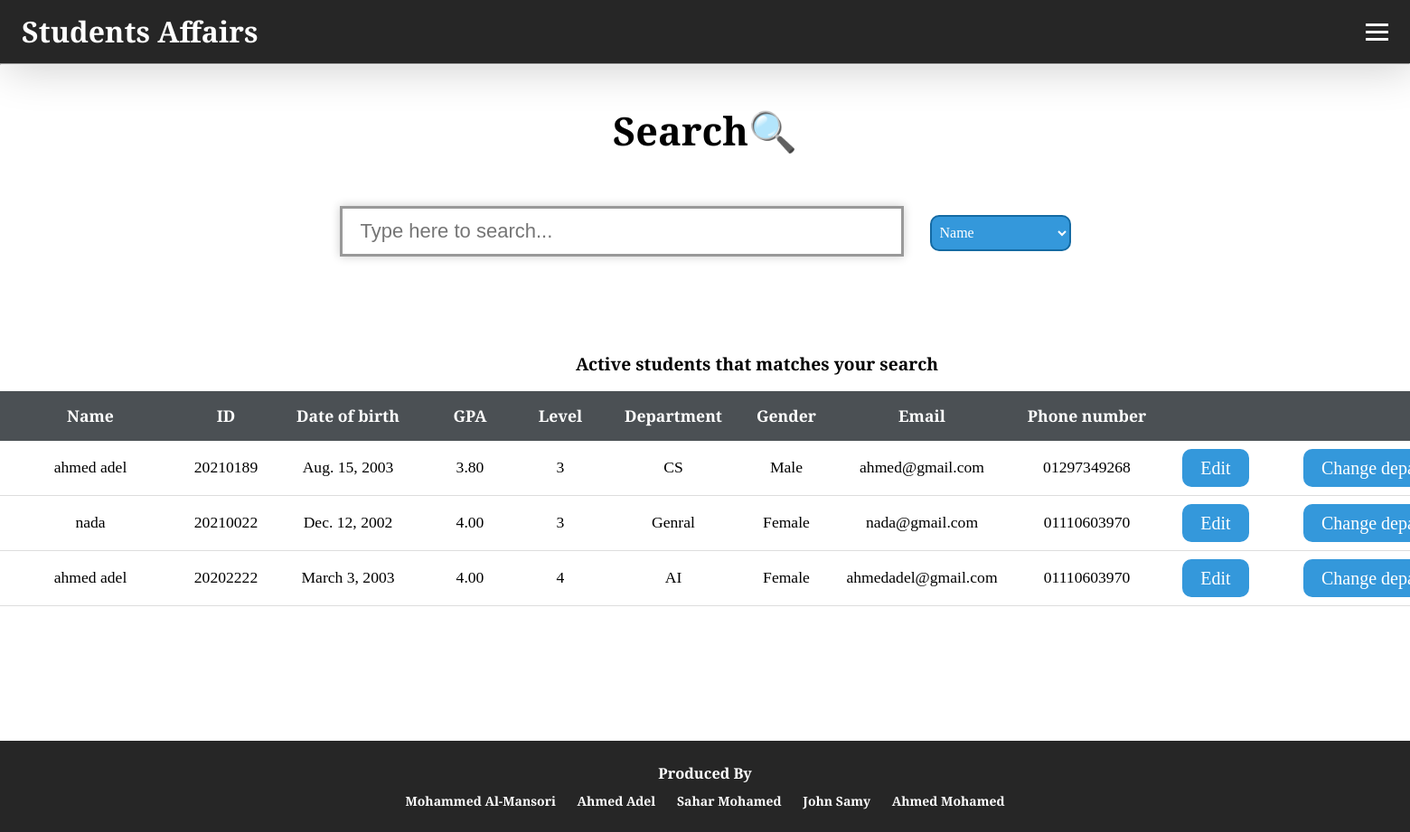
/html/search.html, run on an earlier commit of the app's database.
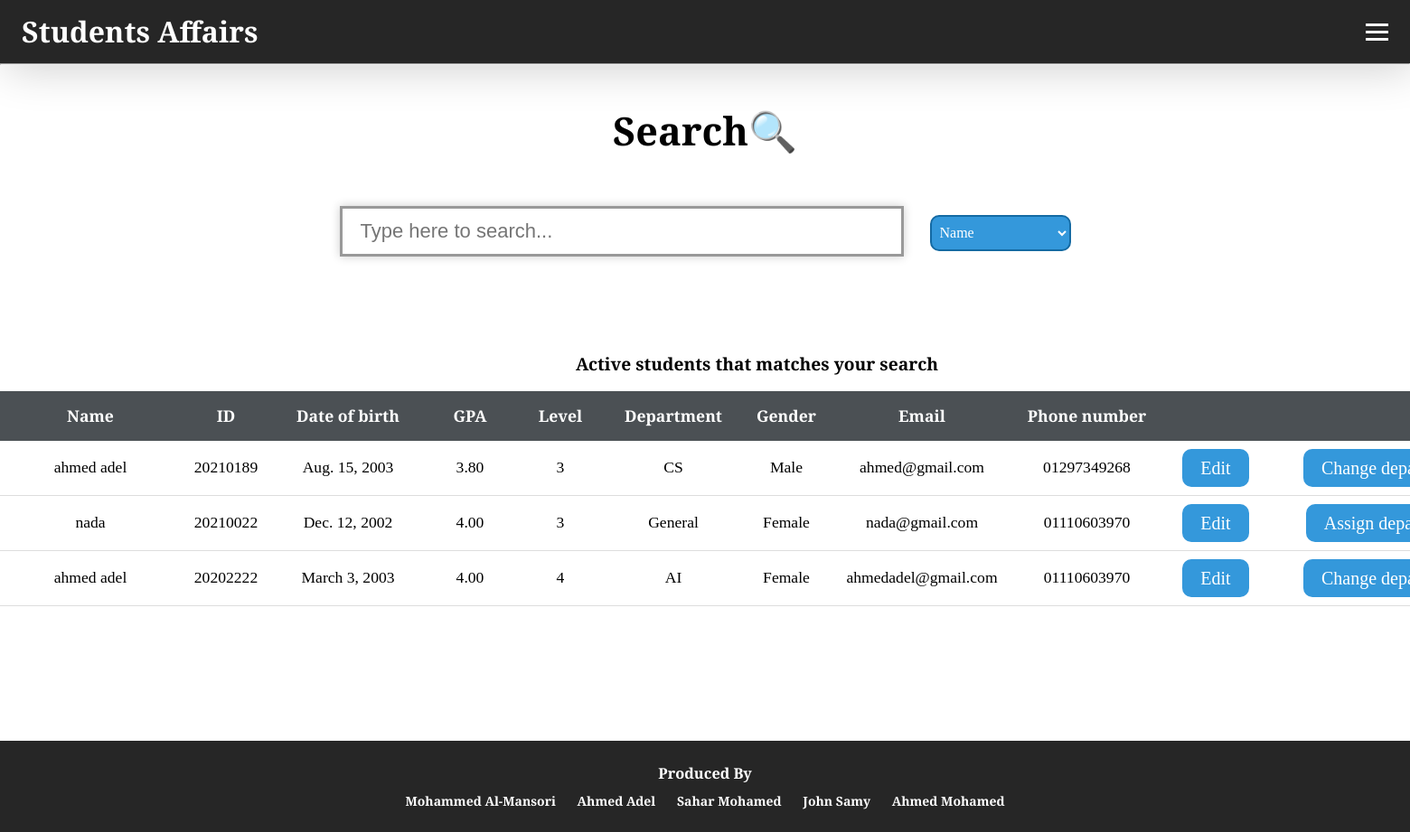
And on a later commit of the database.
### student_affairs_app/models.py (models this page shows, shortened)
class Student(models.Model):
    name = models.CharField(max_length=255)
    email = models.EmailField()
    mobile = models.CharField(max_length=15)
    IDnum = models.CharField(max_length=9)
    birthDate = models.DateField()
    gpa = models.DecimalField(max_digits=3, decimal_places=2)
    level = models.PositiveIntegerField()
    dep = models.CharField(max_length=255)
    gender = models.CharField(max_length=10)
    status = models.CharField(max_length=10, choices=[('active', 'Active'), ('inactive', 'Inactive')])

### student_affairs_app/views.py (the view)
# urls.py: path('html/search.html',views.search,name='search'),
def search(request):
    students = Student.objects.all()
    return render(request, 'html/search.html', {'students':students})

### student_affairs_app/templates/html/search.html (shortened to what this page needs)
<!DOCTYPE html>
<html lang="en">
<head>
    {% load static %}
    <link rel="stylesheet" href="{% static 'css/styles.css' %}" />
</head>
<body>
    <header class="navContener">
        <nav class="navbar">
            <a class="nav-brand">Students Affairs</a>
            <div class="hamburger">
                <span class="bar"></span>
                <span class="bar"></span>
                <span class="bar"></span>
            </div>
        </nav>
    </header>
    <section class="main">
        <hr>
        <p>
        <h1 id="pageTitle">Search🔍</h1>
        </p>
        <div>
            <input type="text" id="myInput" placeholder="Type here to search..." autofocus>
            <select id="searchType">
                <option value="name">Name</option>
            </select>
        </div>
        <table inputmode="html" id="searched">
            <caption class="tableName">Active students that matches your search</caption>
            <thead id="searchTableHead">
                <tr>
                    <td id="nameCell">Name</td>
                    <td id="idCell">ID</td>
                    <td id="DoBCell">Date of birth</td>
                    <td id="gpaCell">GPA</td>
                    <td id="levelCell">Level</td>
                    <td id="depCell">Department</td>
                    <td id="genderCell">Gender</td>
                    <td id="emailCell">Email</td>
                    <td id="phoneCell">Phone number</td>
                    <td id="editCell"></td>
                    <td id="depButtonCell"></td>
                </tr>
            </thead>
            <tbody id="searchTableBody">
                {% for student in students %}
                    {% if student.status == 'active' or student.status == 'Active' %}
                        <tr>
                            <td>{{ student.name }}</td>
                            <td>{{ student.IDnum }}</td>
                            <td>{{ student.birthDate }}</td>
                            <td>{{ student.gpa }}</td>
                            <td>{{ student.level }}</td>
                            <td>{{ student.dep }}</td>
                            <td>{{ student.gender }}</td>
                            <td>{{ student.email }}</td>
                            <td>{{ student.mobile }}</td>
                            <td><a type="button" href="edit_student.html/{{ student.id }}" id="editButton" class="studentButtons">Edit</a></td>
                            {% if student.dep == 'General' %}
                                <td><a type="button" href="assign_department.html/{{ student.id }}" id="changeDepartmentButton" class="studentButtons">Assign department</a></td>
                            {% else %}
                                <td><a type="button" href="assign_department.html/{{ student.id }}" id="changeDepartmentButton" class="studentButtons">Change department</a></td>
                            {% endif %}
                        </tr>
                    {% endif %}
                {% endfor %}
            </tbody>
        </table>
    </section>
    <footer>
        <h3>Produced By</h3>
        <ul>
            <li>Mohammed Al-Mansori</li>
            <li>Ahmed Adel</li>
            <li>Sahar Mohamed</li>
            <li>John Samy</li>
            <li>Ahmed Mohamed</li>
        </ul>
    </footer>
</body>
</html>

What changed in the data, as far as the page shows it:
changed Student "nada": dep "Genral" → "General"; dep "Change…" → "Assign…"
